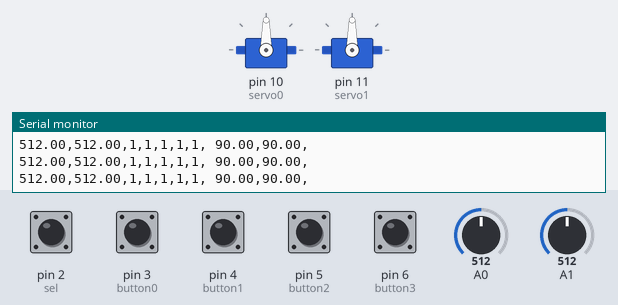
Recording of a sketch running on a simulated Arduino Uno, built with avr-gcc and run on an emulated ATmega328P. On the bench: 2 × servo, the last lines printed to the serial monitor. The inputs (shaded band) are chosen by the test bench; at power-on: pin 2 (sel), pin 3 (button0), pin 4 (button1), pin 5 (button2), pin 6 (button3) HIGH, A0 = 512, A1 = 512.

Above: at 1.2 s.
1.3 s: A0 set to 716
At 1.8 s:
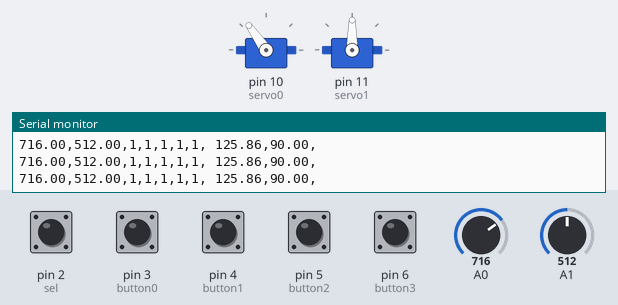
2.8 s: A1 set to 716
At 4.0 s:
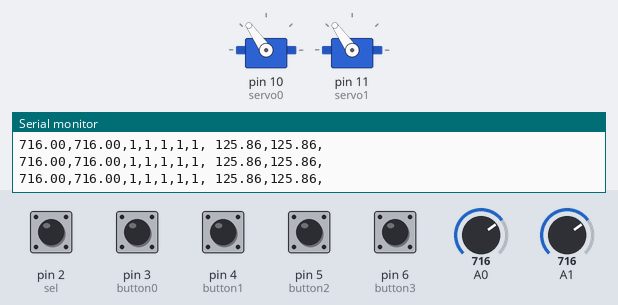
4.3 s: A0 set to 900
At 5.5 s:
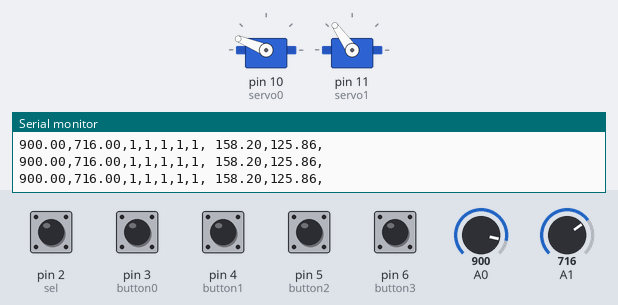
5.8 s: A1 set to 900
At 6.9 s:
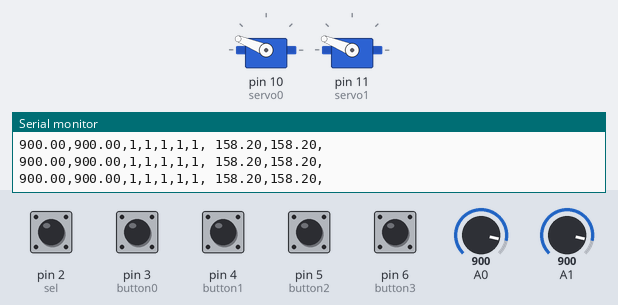
7.3 s: A0 set to 990
At 8.3 s:
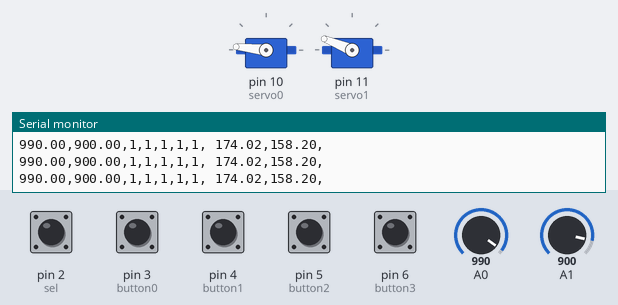
8.8 s: A0 set to 1010
At 9.5 s:
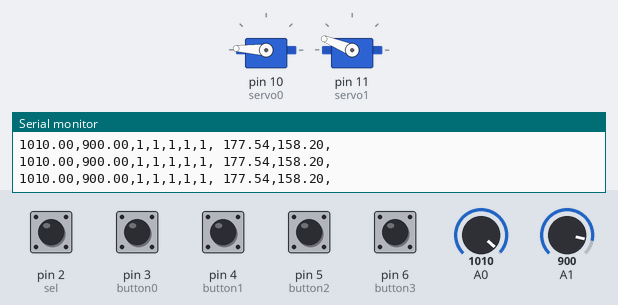
Timing chart, 0 to 11.8 s (numbered marks = the images above; inputs shaded):
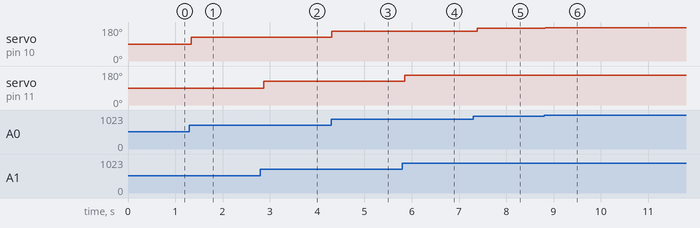

Measured:
- after the input at 1.3 s, servo on pin 10 (servo0): 90° → 125° at once
- after the input at 2.8 s, servo on pin 11 (servo1): 90° → 125° after 0.07 s
- after the input at 4.3 s, servo on pin 10 (servo0): 125° → 158° at once
- after the input at 5.8 s, servo on pin 11 (servo1): 125° → 158° after 0.05 s
- after the input at 7.3 s, servo on pin 10 (servo0): 158° → 174° after 0.09 s
- after the input at 8.8 s, servo on pin 10 (servo0): 174° → 177° at once

The sketch:

sketch_151111JoystickShieldServo.ino
```cpp
/*
 Joystick Shield Sample Sketch

 Reads the buttons and joystick position of SparkFun's Arduino
 Joystick Shield. The Joystick Shield is available from SparkFun's
 website:

 http://www.sparkfun.com/commerce/product_info.php?products_id=9490

 created Nov. 23, 2009
 by Ryan Owens

 modified by matz tada
 equiped with 2 servo motors
 each move refered to the Joystick value
*/

//Create variables for each button on the Joystick Shield to assign the pin numbers
char button0 = 3, button1 = 4, button2 = 5, button3 = 6;
char sel = 2;

#include <Servo.h>

Servo servo0;
Servo servo1;

void setup(void)
{
  //Buttons initialize
  pinMode(sel, INPUT);      //Set the Joystick 'Select'button as an input
  digitalWrite(sel, HIGH);  //Enable the pull-up resistor on the select button

  pinMode(button0, INPUT);      //Set the Joystick button 0 as an input
  digitalWrite(button0, HIGH);  //Enable the pull-up resistor on button 0

  pinMode(button1, INPUT);      //Set the Joystick button 1 as an input
  digitalWrite(button1, HIGH);  //Enable the pull-up resistor on button 1

  pinMode(button2, INPUT);      //Set the Joystick button 2 as an input
  digitalWrite(button2, HIGH);  //Enable the pull-up resistor on button 2

  pinMode(button3, INPUT);      //Set the Joystick button 3 as an input
  digitalWrite(button3, HIGH);  //Enable the pull-up resistor on button 3

  //Serial initialize
  Serial.begin(9600);           //Turn on the Serial Port at 9600 bps

  //servo initialize
  servo0.attach(10);
  servo1.attach(11);
  servo0.write(90);
  servo1.write(90);
}

void loop(void)
{
  float ar0 = analogRead(0);
  float ar1 = analogRead(1);
  Serial.print(ar0);          //Read the position of the joysticks X axis and print it on the serial port.
  Serial.print(",");
  Serial.print(ar1);          //Read the position of the joysticks Y axis and print it on the serial port.
  Serial.print(",");
  Serial.print(digitalRead(sel));       //Read the value of the select button and print it on the serial port.
  Serial.print(",");
  Serial.print(digitalRead(button0));   //Read the value of the button 0 and print it on the serial port.
  Serial.print(",");
  Serial.print(digitalRead(button1));   //Read the value of the button 1 and print it on the serial port.
  Serial.print(",");
  Serial.print(digitalRead(button2));   //Read the value of the button 2 and print it on the serial port.
  Serial.print(",");
  Serial.print(digitalRead(button3)); //Read the value of the button 3 and print it on the serial port.
  Serial.print(", ");

  float ar0deg = ar0 / 1024 * 180;
  float ar1deg = ar1 / 1024 * 180;
  Serial.print(ar0deg);          //Read the position of the joysticks X axis and print it on the serial port.
  Serial.print(",");
  Serial.print(ar1deg);          //Read the position of the joysticks Y axis and print it on the serial port.
  Serial.print(",");
  Serial.println("");

  servo0.write(ar0deg);
  servo1.write(ar1deg);

  //Wait for 100 ms, then go back to the beginning of 'loop' and repeat.
  delay(100);
}
```
